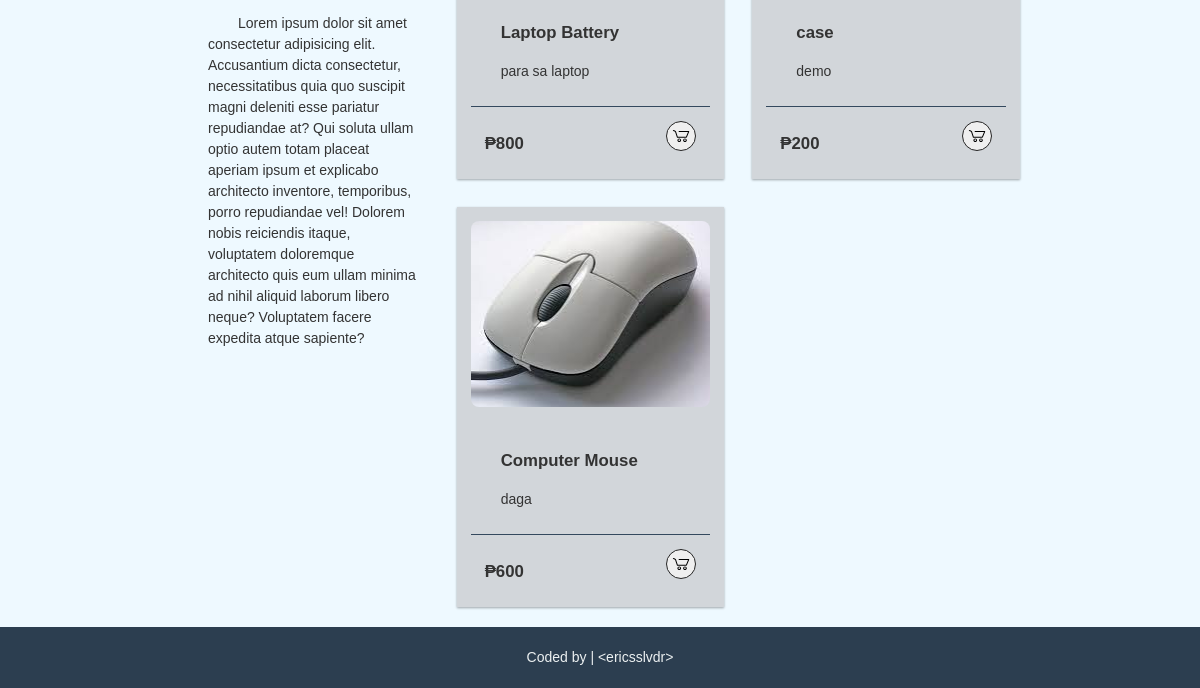
Before: / (lower part) with the older database file.
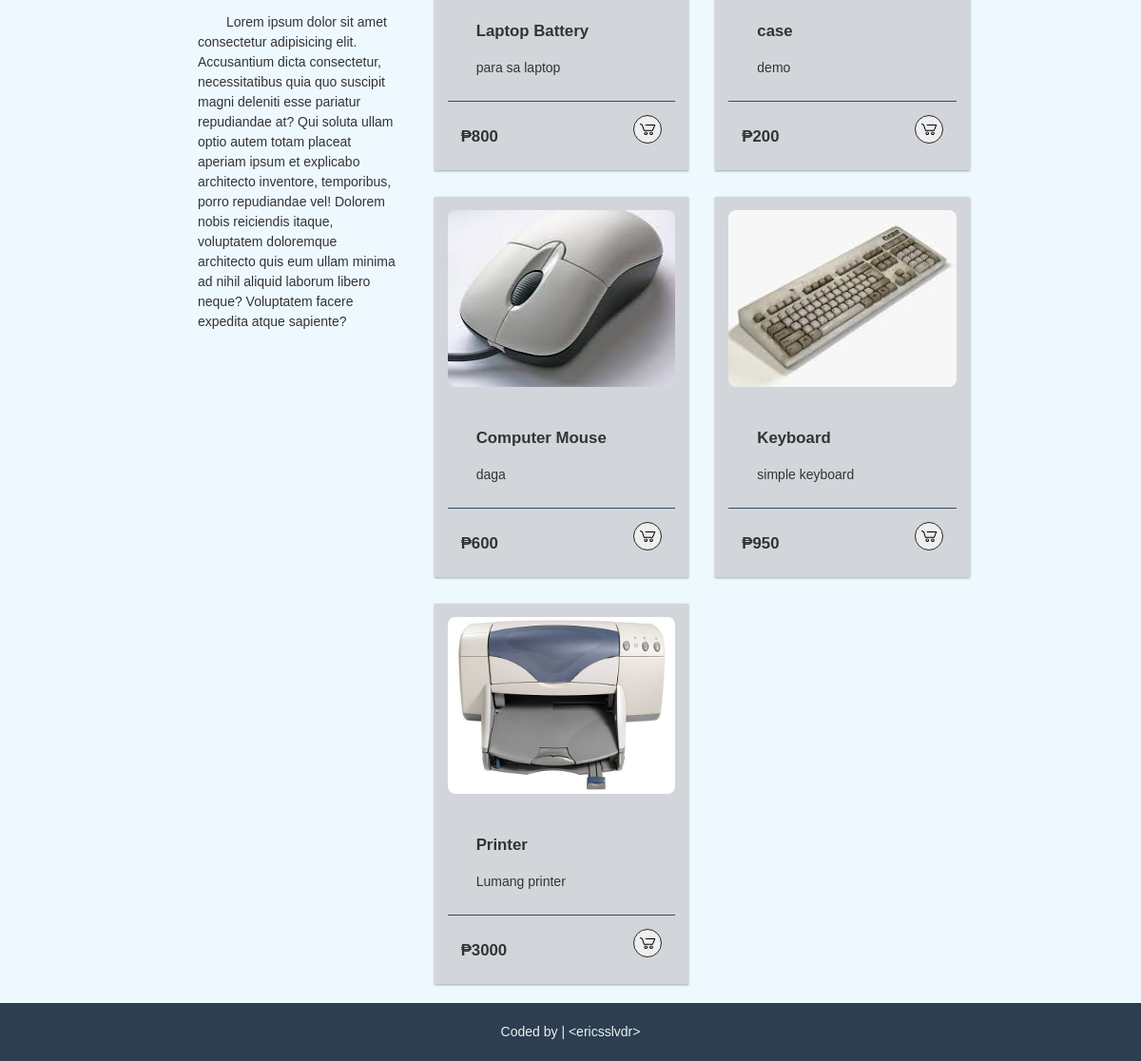
After: the same page with the newer database file.
### tables this page shows
CREATE TABLE `products` (
  `id` int(11) NOT NULL,
  `product_name` varchar(255) NOT NULL,
  `price` varchar(16) NOT NULL,
  `details` text NOT NULL,
  `category` varchar(16) NOT NULL,
  `subcategory` varchar(16) NOT NULL,
  `date_added` date NOT NULL
);

### scripts/show-products.php (the view, shortened to what this page needs)
<?php
require('./scripts/database.php');
$dynamicList = "";
$sql = mysqli_query($con, "SELECT * FROM products
                          ORDER BY date_added");
$productCount = mysqli_num_rows($sql);
if ($productCount > 0) {
    while ($row = mysqli_fetch_array($sql)) {
        $id = $row['id'];
        $productName = $row['product_name'];
        $price = $row['price'];
        $productDesc = $row['details'];
        $dynamicList .= '<div class="product-card">
                            <div class="product-img">
                                <a href="./views/product.php?id=' . $id . '">
                                    <img src="./inventory-images/' . $id . '.jpg" alt="' . $productName . '">
                                </a>
                            </div>
                            <div class="product-info">
                                <p class="product-title">' . $productName . '</p>
                                <p class="text-body">' . $productDesc . '</p>
                            </div>
                            <div class="product-footer">
                                <span class="product-title">₱' . $price . '</span>
                                <form method="post" action="./views/cart.php">
                                    <input type="hidden" name="pid" id="pid" value="' . $id . '">
                                    <button type="submit" name="button" class="product-button">
                                    </button>
                                </form>
                            </div>
                        </div>';
    }
} else {
    $dynamicList = "We have no products listed in our store yet";
}
?>

### index.php (shortened to what this page needs)
<?php
include_once('./scripts/show-products.php');
?>
<html>
<head>
    <link rel="stylesheet" href="./views/css/styles.css">
</head>
<body>
    <div class="container">
        <div class="home-section">
            <?php include_once('./views/includes/index-content.php'); ?>
        </div>
    </div>
    <?php include_once("./views/includes/footer.php"); ?>
</body>
</html>

### views/includes/index-content.php (shortened to what this page needs)
<div class="item1">
    <p>
        Lorem ipsum dolor sit amet consectetur adipisicing elit. Accusantium dicta consectetur, necessitatibus quia quo suscipit magni deleniti
        esse pariatur repudiandae at? Qui soluta ullam optio autem totam placeat aperiam ipsum et explicabo architecto inventore, temporibus, porro
        repudiandae vel! Dolorem nobis reiciendis itaque, voluptatem doloremque architecto quis eum ullam minima ad nihil aliquid laborum libero
        neque? Voluptatem facere expedita atque sapiente?
    </p>
</div>
<div class="item2">
    <div class="product-list">
        <?= $dynamicList; ?>
    </div>
</div>

### views/includes/footer.php
<footer>
    Coded by | <a href="/online-store-php/views/admin-page.php#formAdmin">&lt;ericsslvdr&gt;</a>
</footer>

### views/css/styles.css (style rules this page uses)
* { box-sizing: border-box; }
body { margin: 0; font-family: Arial, Helvetica, sans-serif; font-size: 14px; color: #333; line-height: 1.5em; background-color: #eef9ff; }
p { text-indent: 30px; }
a { text-decoration: none; color: #ecf0f1; }
.container { padding: 0 15%; min-height: 100%; }
.home-section { display: grid; grid-template-columns: 1fr 1fr 1fr 1fr 1fr 1fr; gap: 10px; }
.item1 { grid-column: 1 / span 2; grid-row: 1 / span 2; padding: 2em; }
.item2 { grid-column: 3 / span 6; grid-row: 1 / span 2; }
.product-list { display: grid; grid-template-columns: 1fr 1fr; gap: 2em; }
.product-card { height: 400px; padding: 1em; background: #d2d6da; position: relative; overflow: visible; box-shadow: 0 1px 3px rgba(0, 0, 0, 0.12), 0 1px 2px rgba(0, 0, 0, 0.24); }
.product-img { height: 50%; width: 100%; border-radius: .5rem; transition: .3s ease; overflow: hidden; }
.product-img img { width: 100%; height: 100%; object-fit: cover; }
.product-info { padding-top: 10%; }
svg { width: 20px; height: 20px; }
.product-footer { width: 100%; display: flex; justify-content: space-between; align-items: center; padding-top: 10px; border-top: 1px solid #34495e; padding: 1em; }
.product-title { font-weight: 900; font-size: 1.2em; line-height: 1.5; }
.text-body { font-size: 1em; padding-bottom: 10px; }
.product-button { border: 1px solid #252525; display: flex; padding: .3em; cursor: pointer; border-radius: 50px; transition: .3s ease-in-out; }
span { font-size: 14px; font-weight: 700; }
footer { position: relative; bottom: 0; margin-top: 20px; background-color: #2c3e50; padding: 20px 0; text-align: center; color: #ecf0f1; }

Changed rows visible on the page:
added products: shows a picture, product_name "Keyboard", details "simple keyboard", price "950"
added products: shows a picture, product_name "Printer", details "Lumang printer", price "3000"
